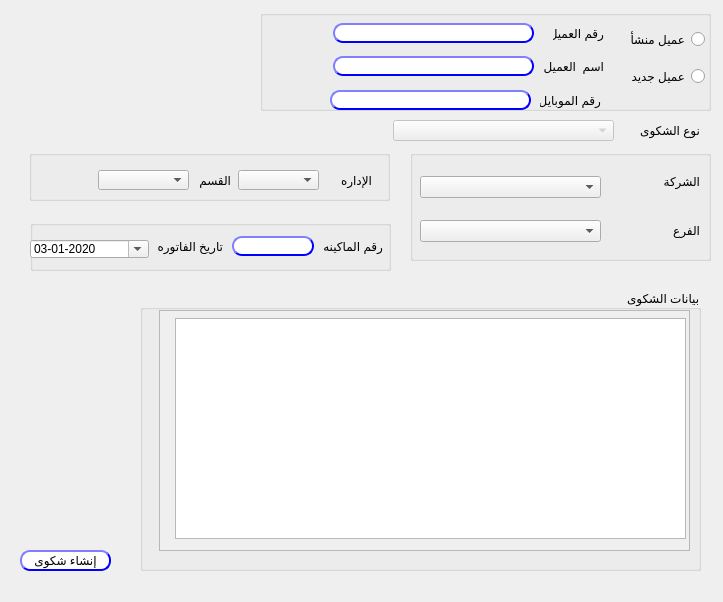
<?xml version="1.0" encoding="UTF-8"?>
<ui version="4.0">
 <class>Dialog</class>
 <widget class="QDialog" name="Dialog">
  <property name="geometry">
   <rect>
    <x>0</x>
    <y>0</y>
    <width>723</width>
    <height>602</height>
   </rect>
  </property>
  <property name="windowTitle">
   <string>إنشاء شكوى عميل</string>
  </property>
  <widget class="QLabel" name="label_17">
   <property name="geometry">
    <rect>
     <x>589</x>
     <y>120</y>
     <width>111</width>
     <height>20</height>
    </rect>
   </property>
   <property name="text">
    <string>نوع الشكوى</string>
   </property>
  </widget>
  <widget class="QPushButton" name="Qbtn_create">
   <property name="enabled">
    <bool>true</bool>
   </property>
   <property name="geometry">
    <rect>
     <x>20</x>
     <y>550</y>
     <width>91</width>
     <height>21</height>
    </rect>
   </property>
   <property name="styleSheet">
    <string notr="true">QPushButton{
                                        background-color: white;
                                        border-style: outset;
                                        border-width: 2px;
                                        border-radius: 10px;
                                        border-color: blue;
                                        min-width:6em;
                                       }
                                        QPushButton:hover {
                                        background: qradialgradient(
                                        cx: 0.3, cy: -0.4, fx: 0.3, fy: -0.4,
                                        radius: 1.35, stop: 0 #fff, stop: 1 #bbb
                                        );
                                        }
                                        QPushButton:pressed {
                                        border-style: inset;
                                        background: qradialgradient(
                                        cx: 0.4, cy: -0.1, fx: 0.4, fy: -0.1,
                                        radius: 1.35, stop: 0 #fff, stop: 1 #ddd
                                        );
                                        }
                                    
                                    </string>
   </property>
   <property name="text">
    <string>إنشاء شكوى</string>
   </property>
  </widget>
  <widget class="QComboBox" name="CMB_complainType">
   <property name="enabled">
    <bool>false</bool>
   </property>
   <property name="geometry">
    <rect>
     <x>393</x>
     <y>120</y>
     <width>221</width>
     <height>21</height>
    </rect>
   </property>
   <property name="layoutDirection">
    <enum>Qt::LeftToRight</enum>
   </property>
   <property name="autoFillBackground">
    <bool>false</bool>
   </property>
   <property name="editable">
    <bool>false</bool>
   </property>
   <property name="duplicatesEnabled">
    <bool>true</bool>
   </property>
   <property name="frame">
    <bool>true</bool>
   </property>
   <property name="modelColumn">
    <number>0</number>
   </property>
  </widget>
  <widget class="QGroupBox" name="groupBox_3">
   <property name="geometry">
    <rect>
     <x>410</x>
     <y>150</y>
     <width>301</width>
     <height>111</height>
    </rect>
   </property>
   <property name="title">
    <string/>
   </property>
   <widget class="QWidget" name="layoutWidget">
    <property name="geometry">
     <rect>
      <x>10</x>
      <y>10</y>
      <width>181</width>
      <height>100</height>
     </rect>
    </property>
    <layout class="QVBoxLayout" name="verticalLayout_3">
     <item>
      <widget class="QComboBox" name="CMB_company"/>
     </item>
     <item>
      <widget class="QComboBox" name="CMB_branch"/>
     </item>
    </layout>
   </widget>
   <widget class="QWidget" name="layoutWidget_2">
    <property name="geometry">
     <rect>
      <x>214</x>
      <y>10</y>
      <width>76</width>
      <height>91</height>
     </rect>
    </property>
    <layout class="QVBoxLayout" name="verticalLayout_2">
     <item>
      <widget class="QLabel" name="label_4">
       <property name="text">
        <string>الشركة</string>
       </property>
      </widget>
     </item>
     <item>
      <widget class="QLabel" name="label_11">
       <property name="text">
        <string>الفرع</string>
       </property>
      </widget>
     </item>
    </layout>
   </widget>
  </widget>
  <widget class="QGroupBox" name="groupBox">
   <property name="geometry">
    <rect>
     <x>260</x>
     <y>10</y>
     <width>451</width>
     <height>101</height>
    </rect>
   </property>
   <property name="title">
    <string/>
   </property>
   <widget class="QWidget" name="verticalLayoutWidget">
    <property name="geometry">
     <rect>
      <x>354</x>
      <y>9</y>
      <width>91</width>
      <height>80</height>
     </rect>
    </property>
    <layout class="QVBoxLayout" name="verticalLayout">
     <item>
      <widget class="QRadioButton" name="Rbtn_custNo">
       <property name="enabled">
        <bool>true</bool>
       </property>
       <property name="layoutDirection">
        <enum>Qt::RightToLeft</enum>
       </property>
       <property name="text">
        <string>عميل منشأ</string>
       </property>
      </widget>
     </item>
     <item>
      <widget class="QRadioButton" name="Rbtn_custNo_2">
       <property name="enabled">
        <bool>true</bool>
       </property>
       <property name="layoutDirection">
        <enum>Qt::RightToLeft</enum>
       </property>
       <property name="text">
        <string>عميل جديد</string>
       </property>
      </widget>
     </item>
    </layout>
   </widget>
   <widget class="QLabel" name="label_14">
    <property name="geometry">
     <rect>
      <x>293</x>
      <y>13</y>
      <width>51</width>
      <height>20</height>
     </rect>
    </property>
    <property name="text">
     <string>رقم العميل</string>
    </property>
   </widget>
   <widget class="QLabel" name="label_15">
    <property name="geometry">
     <rect>
      <x>283</x>
      <y>46</y>
      <width>61</width>
      <height>20</height>
     </rect>
    </property>
    <property name="text">
     <string>اسم  العميل</string>
    </property>
   </widget>
   <widget class="QLineEdit" name="LE_custNo">
    <property name="enabled">
     <bool>false</bool>
    </property>
    <property name="geometry">
     <rect>
      <x>73</x>
      <y>13</y>
      <width>201</width>
      <height>20</height>
     </rect>
    </property>
    <property name="styleSheet">
     <string notr="true">QLineEdit{
                                        background-color: white;
                                        border-style: outset;
                                        border-width: 2px;
                                        border-radius: 10px;
                                        border-color: blue;
                                        min-width: 6em;
                                        }
                                        QLineEdit:hover {
                                        background: qradialgradient(
                                        cx: 0.3, cy: -0.4, fx: 0.3, fy: -0.4,
                                        radius: 1.35, stop: 0 #fff, stop: 1 #bbb
                                        );
                                        }
                                       QLineEdit:pressed {
                                        border-style: inset;
                                        background: qradialgradient(
                                        cx: 0.4, cy: -0.1, fx: 0.4, fy: -0.1,
                                        radius: 1.35, stop: 0 #fff, stop: 1 #ddd
                                        );
                                        }
                                    </string>
    </property>
   </widget>
   <widget class="QLineEdit" name="LE_custName">
    <property name="enabled">
     <bool>false</bool>
    </property>
    <property name="geometry">
     <rect>
      <x>73</x>
      <y>46</y>
      <width>201</width>
      <height>20</height>
     </rect>
    </property>
    <property name="styleSheet">
     <string notr="true">QLineEdit{
                                        background-color: white;
                                        border-style: outset;
                                        border-width: 2px;
                                        border-radius: 10px;
                                        border-color: blue;
                                        min-width: 6em;
                                        }
                                        QLineEdit:hover {
                                        background: qradialgradient(
                                        cx: 0.3, cy: -0.4, fx: 0.3, fy: -0.4,
                                        radius: 1.35, stop: 0 #fff, stop: 1 #bbb
                                        );
                                        }
                                       QLineEdit:pressed {
                                        border-style: inset;
                                        background: qradialgradient(
                                        cx: 0.4, cy: -0.1, fx: 0.4, fy: -0.1,
                                        radius: 1.35, stop: 0 #fff, stop: 1 #ddd
                                        );
                                        }
                                    </string>
    </property>
   </widget>
   <widget class="QLabel" name="label_19">
    <property name="geometry">
     <rect>
      <x>280</x>
      <y>80</y>
      <width>61</width>
      <height>20</height>
     </rect>
    </property>
    <property name="text">
     <string>رقم الموبايل</string>
    </property>
   </widget>
   <widget class="QLineEdit" name="LE_custPhone">
    <property name="enabled">
     <bool>false</bool>
    </property>
    <property name="geometry">
     <rect>
      <x>70</x>
      <y>80</y>
      <width>201</width>
      <height>20</height>
     </rect>
    </property>
    <property name="styleSheet">
     <string notr="true">QLineEdit{
                                        background-color: white;
                                        border-style: outset;
                                        border-width: 2px;
                                        border-radius: 10px;
                                        border-color: blue;
                                        min-width: 6em;
                                        }
                                        QLineEdit:hover {
                                        background: qradialgradient(
                                        cx: 0.3, cy: -0.4, fx: 0.3, fy: -0.4,
                                        radius: 1.35, stop: 0 #fff, stop: 1 #bbb
                                        );
                                        }
                                       QLineEdit:pressed {
                                        border-style: inset;
                                        background: qradialgradient(
                                        cx: 0.4, cy: -0.1, fx: 0.4, fy: -0.1,
                                        radius: 1.35, stop: 0 #fff, stop: 1 #ddd
                                        );
                                        }
                                    </string>
    </property>
   </widget>
  </widget>
  <widget class="QGroupBox" name="groupBox_2">
   <property name="geometry">
    <rect>
     <x>29</x>
     <y>150</y>
     <width>361</width>
     <height>51</height>
    </rect>
   </property>
   <property name="title">
    <string/>
   </property>
   <widget class="QComboBox" name="CMB_section">
    <property name="geometry">
     <rect>
      <x>69</x>
      <y>20</y>
      <width>91</width>
      <height>20</height>
     </rect>
    </property>
   </widget>
   <widget class="QLabel" name="label_13">
    <property name="geometry">
     <rect>
      <x>302</x>
      <y>20</y>
      <width>41</width>
      <height>20</height>
     </rect>
    </property>
    <property name="text">
     <string>الإداره</string>
    </property>
   </widget>
   <widget class="QLabel" name="label_16">
    <property name="geometry">
     <rect>
      <x>161</x>
      <y>20</y>
      <width>41</width>
      <height>20</height>
     </rect>
    </property>
    <property name="text">
     <string>القسم</string>
    </property>
   </widget>
   <widget class="QComboBox" name="CMB_department">
    <property name="geometry">
     <rect>
      <x>209</x>
      <y>20</y>
      <width>81</width>
      <height>20</height>
     </rect>
    </property>
   </widget>
  </widget>
  <widget class="QGroupBox" name="groupBox_4">
   <property name="geometry">
    <rect>
     <x>30</x>
     <y>220</y>
     <width>361</width>
     <height>51</height>
    </rect>
   </property>
   <property name="title">
    <string/>
   </property>
   <widget class="QDateEdit" name="Qdate_invoice">
    <property name="geometry">
     <rect>
      <x>0</x>
      <y>20</y>
      <width>119</width>
      <height>18</height>
     </rect>
    </property>
    <property name="layoutDirection">
     <enum>Qt::LeftToRight</enum>
    </property>
    <property name="displayFormat">
     <string>dd-MM-yyyy</string>
    </property>
    <property name="calendarPopup">
     <bool>true</bool>
    </property>
    <property name="date">
     <date>
      <year>2020</year>
      <month>1</month>
      <day>3</day>
     </date>
    </property>
   </widget>
   <widget class="QLabel" name="label_18">
    <property name="geometry">
     <rect>
      <x>292</x>
      <y>16</y>
      <width>61</width>
      <height>20</height>
     </rect>
    </property>
    <property name="text">
     <string>رقم الماكينه</string>
    </property>
   </widget>
   <widget class="QLineEdit" name="LE_pos">
    <property name="enabled">
     <bool>false</bool>
    </property>
    <property name="geometry">
     <rect>
      <x>202</x>
      <y>16</y>
      <width>82</width>
      <height>20</height>
     </rect>
    </property>
    <property name="styleSheet">
     <string notr="true">QLineEdit{
                                        background-color: white;
                                        border-style: outset;
                                        border-width: 2px;
                                        border-radius: 10px;
                                        border-color: blue;
                                        min-width: 6em;
                                        }
                                        QLineEdit:hover {
                                        background: qradialgradient(
                                        cx: 0.3, cy: -0.4, fx: 0.3, fy: -0.4,
                                        radius: 1.35, stop: 0 #fff, stop: 1 #bbb
                                        );
                                        }
                                       QLineEdit:pressed {
                                        border-style: inset;
                                        background: qradialgradient(
                                        cx: 0.4, cy: -0.1, fx: 0.4, fy: -0.1,
                                        radius: 1.35, stop: 0 #fff, stop: 1 #ddd
                                        );
                                        }
                                    </string>
    </property>
    <property name="text">
     <string/>
    </property>
   </widget>
   <widget class="QLabel" name="label_9">
    <property name="geometry">
     <rect>
      <x>112</x>
      <y>16</y>
      <width>81</width>
      <height>20</height>
     </rect>
    </property>
    <property name="text">
     <string>تاريخ الفاتوره</string>
    </property>
   </widget>
  </widget>
  <widget class="QGroupBox" name="groupBox_5">
   <property name="geometry">
    <rect>
     <x>140</x>
     <y>290</y>
     <width>561</width>
     <height>281</height>
    </rect>
   </property>
   <property name="layoutDirection">
    <enum>Qt::RightToLeft</enum>
   </property>
   <property name="title">
    <string>بيانات الشكوى </string>
   </property>
   <widget class="QScrollArea" name="scrollArea">
    <property name="geometry">
     <rect>
      <x>19</x>
      <y>20</y>
      <width>531</width>
      <height>241</height>
     </rect>
    </property>
    <property name="widgetResizable">
     <bool>true</bool>
    </property>
    <widget class="QWidget" name="scrollAreaWidgetContents">
     <property name="geometry">
      <rect>
       <x>0</x>
       <y>0</y>
       <width>529</width>
       <height>239</height>
      </rect>
     </property>
     <widget class="QTextBrowser" name="details">
      <property name="geometry">
       <rect>
        <x>15</x>
        <y>7</y>
        <width>511</width>
        <height>221</height>
       </rect>
      </property>
     </widget>
    </widget>
   </widget>
  </widget>
 </widget>
 <resources/>
 <connections/>
</ui>
